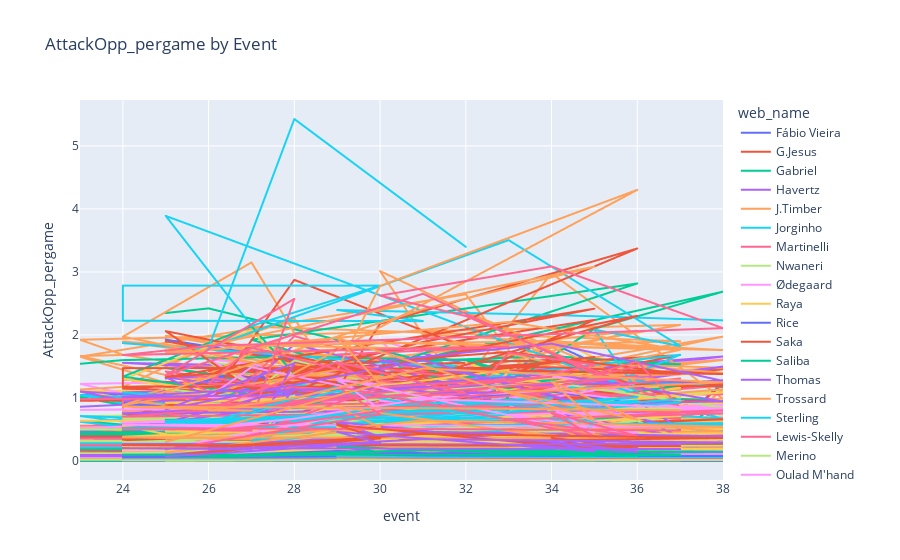

The cell this chart's notebook holds for it:
### Code cell
##### Returns Output 1 FixturesElementsAll
FixturesElementsAll1 = pd.merge(FixturesConcat, Elements_Dim2Grouped2,left_on='OppTeam2', right_on='OppTeam', how='outer')

FixturesElementsAll2 = pd.merge(grouped_dfLast4Weeks, FixturesElementsAll1,left_on='team', right_on='TeamID', how='outer')

FixturesElementsAll2['AttackOpp_pergame'] = FixturesElementsAll2['XGC_Weighted']*FixturesElementsAll2['expected_goal_involvements.gw']

FixturesElementsAll2['DefenceOpp_pergame'] = FixturesElementsAll2['XGI_Weighted']*FixturesElementsAll2['expected_goals_conceded.gw']

FixturesElementsAll2.to_csv('FixturesElementsAll.csv')

fig = px.line(FixturesElementsAll2, x='event', y='AttackOpp_pergame', color='web_name', title='AttackOpp_pergame by Event')

fig.show()
